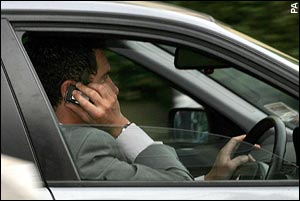
//> input picture driver1.jpg, 300 x 201 px
$ ./main   (built with g++ and OpenCV 4)
//> lines starting //> are read from the running program, lines starting //| are printed output that depends on the picture
#include <iostream>
#include <opencv2/core/core.hpp>
#include <opencv2/imgproc/imgproc.hpp>
#include <opencv2/highgui/highgui.hpp>

using namespace std;
using namespace cv;


Mat removeLight(Mat img, Mat pattern, int method) {

  Mat aux;
  // if method is normalization
  if(method==1)
  {
    // Require change our image to 32 float for division
    Mat img32, pattern32;
    img.convertTo(img32, CV_32F);
    pattern.convertTo(pattern32, CV_32F);
    // Divide the image by the pattern
    aux= 1-(img32/pattern32);
    // Scale it to convert to 8bit format
    aux=aux*255;
    // Convert 8 bits format
    aux.convertTo(aux, CV_8U);
  }else{
    aux= pattern-img;
  }
  return aux;
}

Mat calculateLightPattern(Mat img) {
  Mat pattern;
  // Basic and effective way to calculate the light pattern from one image
  cv::blur(img, pattern, cv::Size(img.cols/3,img.cols/3));
  return pattern;
}

Mat threshold(Mat img_no_light, int method_light) {
  // Binarize image for segment
  Mat img_thr;
  if (method_light!=2) {
    threshold(img_no_light, img_thr, 30, 255, THRESH_BINARY);
  } else {
    threshold(img_no_light, img_thr, 140, 255, THRESH_BINARY_INV);
  }
  return img_thr;
}

Scalar randomColor( RNG& rng ) {
    int icolor = (unsigned) rng;
    return Scalar( icolor&255, (icolor>>8)&255, (icolor>>16)&255 );
}

void ConnectedComponents(Mat img) {
  // Use connected components to divide our possibles parts of images
  Mat labels;
  int num_objects = connectedComponents(img, labels);
  // Check the number of objects detected
  if(num_objects < 2 ){
    cout << "No objects detected" << endl;
    return;
  }else{
    cout << "Number of objects detected: " << num_objects - 1 << endl;
  }
  // Create output image coloring the objects
  Mat output= Mat::zeros(img.rows, img.cols, CV_8UC3);
  RNG rng( 0xFFFFFFFF );
  for(int i=1; i<num_objects; i++){
    Mat mask= labels==i;
    output.setTo(randomColor(rng), mask);
  }
  imshow("Result", output);
}

int main( int argc, const char** argv) {

  String img_file= "driver1.jpg";
  String light_pattern_file="driver1.jpg";

  // Load image to process
  Mat img = imread(img_file, CV_LOAD_IMAGE_COLOR);
//> img is the input picture: 201 rows x 300 cols, CV_8UC3; mean B, G, R 82, 89, 87.3
  if(img.data==NULL){
    cout << "Error loading image "<< img_file << endl;
    return 0;
  }

  Mat img_noise;
  cv::medianBlur(img, img_noise, 3);
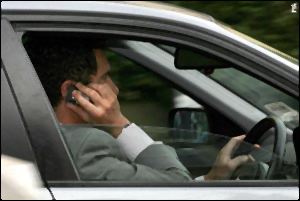
//> img_noise: 201 rows x 300 cols, CV_8UC3; mean B, G, R 81.8, 88.9, 87.1

  Mat light_pattern;
  light_pattern = calculateLightPattern(img);
//> in calculateLightPattern, `cv::blur(img, pattern, cv::Size(img.cols/3,img.cols/3));`:
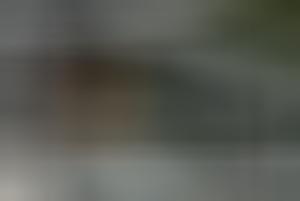
//> pattern: 201 rows x 300 cols, CV_8UC3; mean B, G, R 82.7, 89.8, 88
  Mat img_no_light;
  img_no_light = removeLight(img_noise, light_pattern, 1);
//> in removeLight, `aux= 1-(img32/pattern32);`:
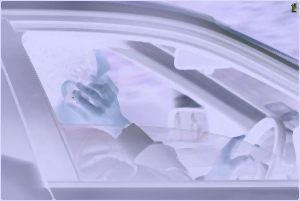
//> aux: 201 rows x 300 cols, CV_32FC3; mean B, G, R 0.0377, -0.975, -0.976; drawn with min black and max white
//> in removeLight, `aux.convertTo(aux, CV_8U);`:
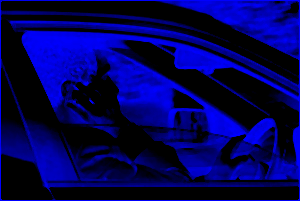
//> aux: 201 rows x 300 cols, CV_8UC3; mean B, G, R 88.2, 0, 0


    cv::imshow("My Image", img_no_light);
    cv::waitKey(0);
    return 0;


}

$ run again, with driver2.jpg copied over driver1.jpg
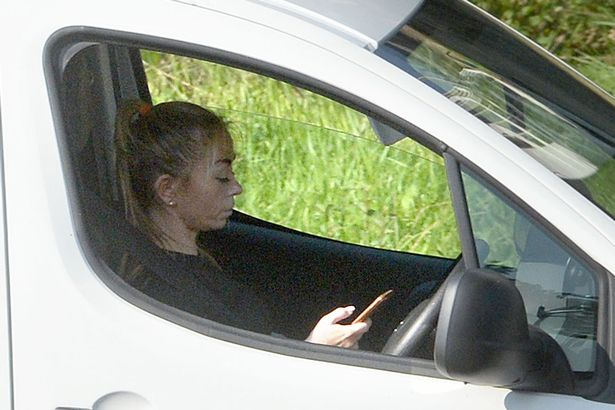
//> input picture driver2.jpg, 615 x 410 px
//> img is the input picture: 410 rows x 615 cols, CV_8UC3; mean B, G, R 137.9, 153.2, 146.8
//> in calculateLightPattern, `cv::blur(img, pattern, cv::Size(img.cols/3,img.cols/3));`:
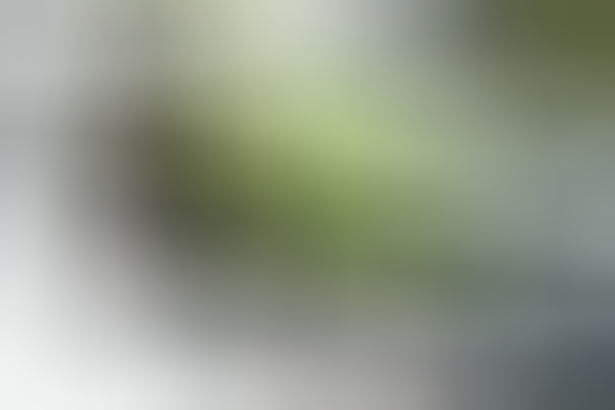
//> pattern: 410 rows x 615 cols, CV_8UC3; mean B, G, R 137.8, 153.1, 146.7
//> in removeLight, `aux.convertTo(aux, CV_8U);`:
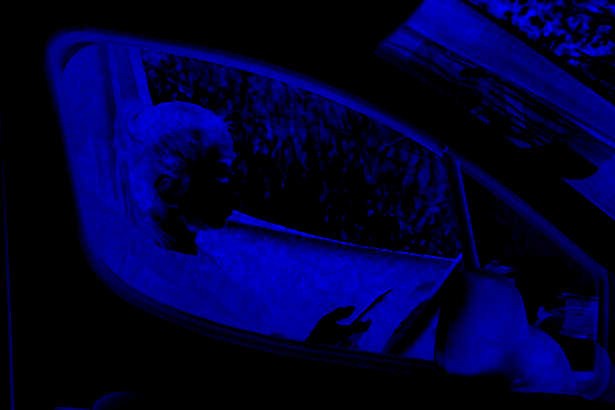
//> aux: 410 rows x 615 cols, CV_8UC3; mean B, G, R 53.7, 0, 0

$ run again, with driver3.jpg copied over driver1.jpg
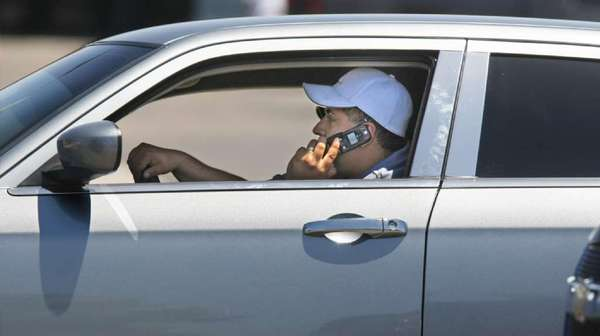
//> input picture driver3.jpg, 600 x 336 px
//> img is the input picture: 336 rows x 600 cols, CV_8UC3; mean B, G, R 138.3, 130.4, 124.4
//> in calculateLightPattern, `cv::blur(img, pattern, cv::Size(img.cols/3,img.cols/3));`:
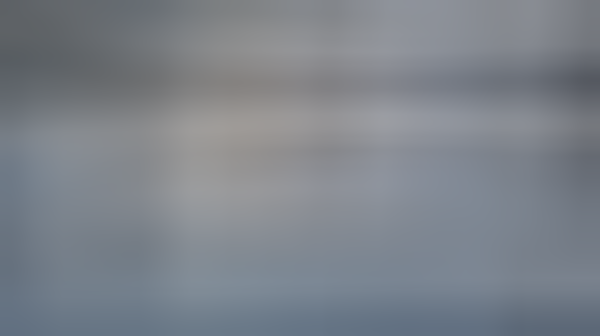
//> pattern: 336 rows x 600 cols, CV_8UC3; mean B, G, R 138.4, 130.5, 124.5
//> in removeLight, `aux.convertTo(aux, CV_8U);`:
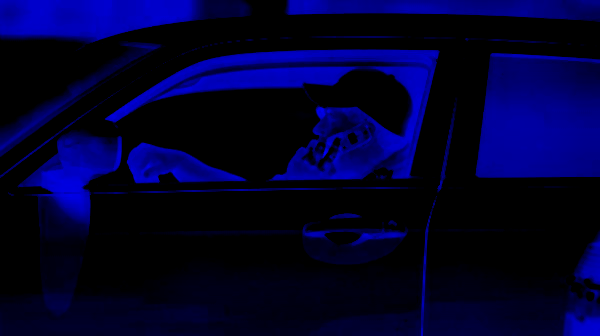
//> aux: 336 rows x 600 cols, CV_8UC3; mean B, G, R 46.5, 0, 0

$ run again, with driver4.jpg copied over driver1.jpg
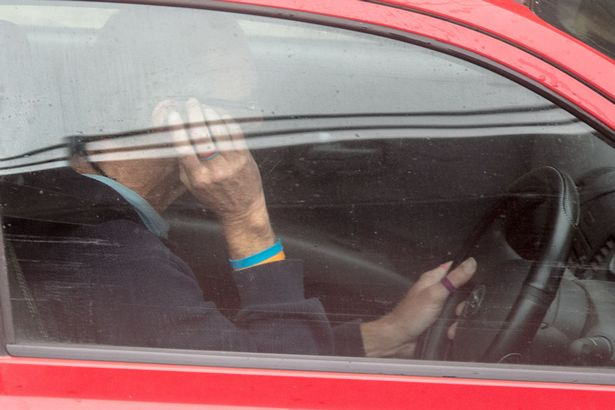
//> input picture driver4.jpg, 615 x 410 px
//> img is the input picture: 410 rows x 615 cols, CV_8UC3; mean B, G, R 108.3, 107.4, 134.9
//> in calculateLightPattern, `cv::blur(img, pattern, cv::Size(img.cols/3,img.cols/3));`:
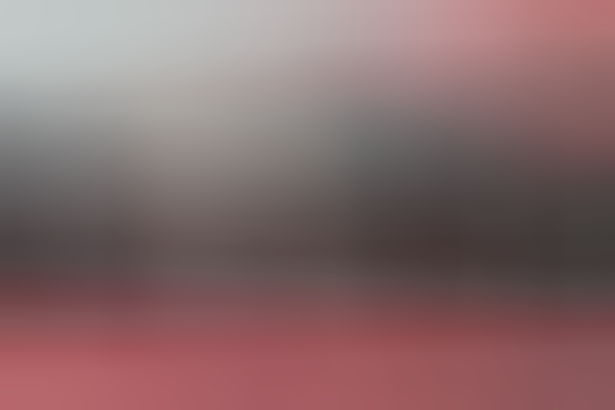
//> pattern: 410 rows x 615 cols, CV_8UC3; mean B, G, R 108.3, 107.4, 134.8
//> in removeLight, `aux.convertTo(aux, CV_8U);`:
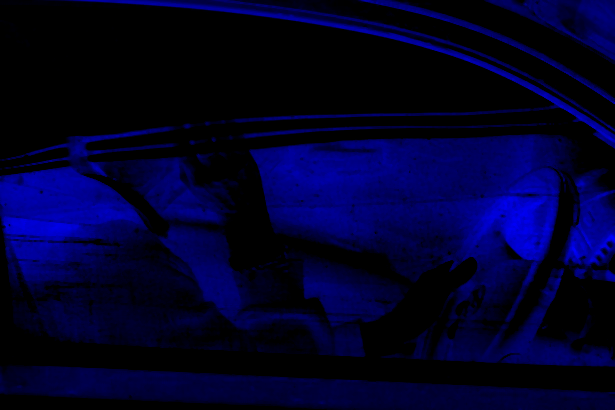
//> aux: 410 rows x 615 cols, CV_8UC3; mean B, G, R 43.2, 0, 0
